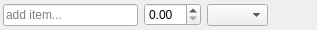
<?xml version="1.0" encoding="UTF-8"?>
<ui version="4.0">
 <class>AddIngredientWidget</class>
 <widget class="QWidget" name="AddIngredientWidget">
  <property name="geometry">
   <rect>
    <x>0</x>
    <y>0</y>
    <width>317</width>
    <height>30</height>
   </rect>
  </property>
  <property name="windowTitle">
   <string>Form</string>
  </property>
  <layout class="QHBoxLayout" name="horizontalLayout">
   <property name="leftMargin">
    <number>3</number>
   </property>
   <property name="topMargin">
    <number>3</number>
   </property>
   <property name="rightMargin">
    <number>3</number>
   </property>
   <property name="bottomMargin">
    <number>3</number>
   </property>
   <item>
    <widget class="QLineEdit" name="lineIngredientName">
     <property name="placeholderText">
      <string>add item...</string>
     </property>
     <property name="clearButtonEnabled">
      <bool>true</bool>
     </property>
    </widget>
   </item>
   <item>
    <widget class="QDoubleSpinBox" name="dspnAmount">
     <property name="singleStep">
      <double>0.250000000000000</double>
     </property>
    </widget>
   </item>
   <item>
    <widget class="QComboBox" name="comboUnits">
     <property name="toolTip">
      <string>Select units</string>
     </property>
     <property name="frame">
      <bool>true</bool>
     </property>
     <item>
      <property name="text">
       <string/>
      </property>
     </item>
     <item>
      <property name="text">
       <string>count</string>
      </property>
     </item>
     <item>
      <property name="text">
       <string>cups</string>
      </property>
     </item>
     <item>
      <property name="text">
       <string>tbsp</string>
      </property>
     </item>
     <item>
      <property name="text">
       <string>tsp</string>
      </property>
     </item>
    </widget>
   </item>
   <item>
    <widget class="QPushButton" name="pushButton">
     <property name="toolTip">
      <string>Remove item</string>
     </property>
     <property name="text">
      <string/>
     </property>
     <property name="icon">
      <iconset>
       <normaloff>../images/delete_icon.svg</normaloff>../images/delete_icon.svg</iconset>
     </property>
     <property name="flat">
      <bool>true</bool>
     </property>
    </widget>
   </item>
  </layout>
 </widget>
 <resources/>
 <connections/>
</ui>
